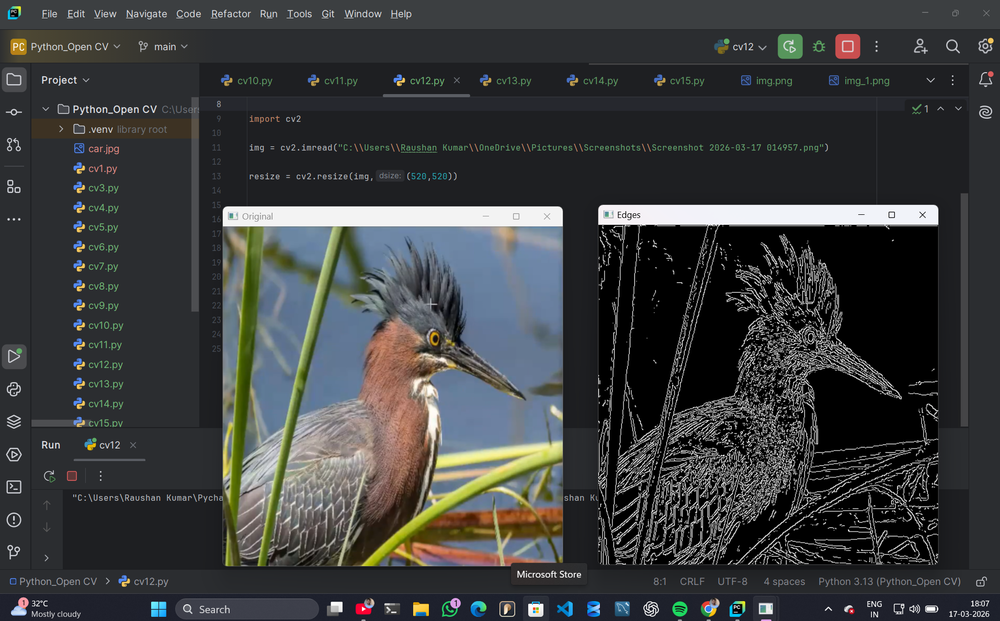
#> input picture Assignment11_Raushan/Python_Open CV/img_2.png, 1000 x 621 px, shrunk from 1912 x 1188 before the run, found by its file name
$ python cv6.py
#> lines starting #> are read from the running program, lines starting #| are printed output that depends on the picture
# Shifting an image

import cv2
import numpy as np

img = cv2.imread("C:\\Users\\Raushan Kumar\\OneDrive\\Pictures\\img_2.png",cv2.IMREAD_COLOR)
#> img is the input picture: shape (621, 1000, 3); mean B, G, R 61.8, 61.3, 59.5

column = img.shape[1]
#> column = 1000
row = img.shape[0]
#> row = 621

s = np.float32([(1,0,150),(0,1,70)])

shifted = cv2.warpAffine(img,s,(column,row))
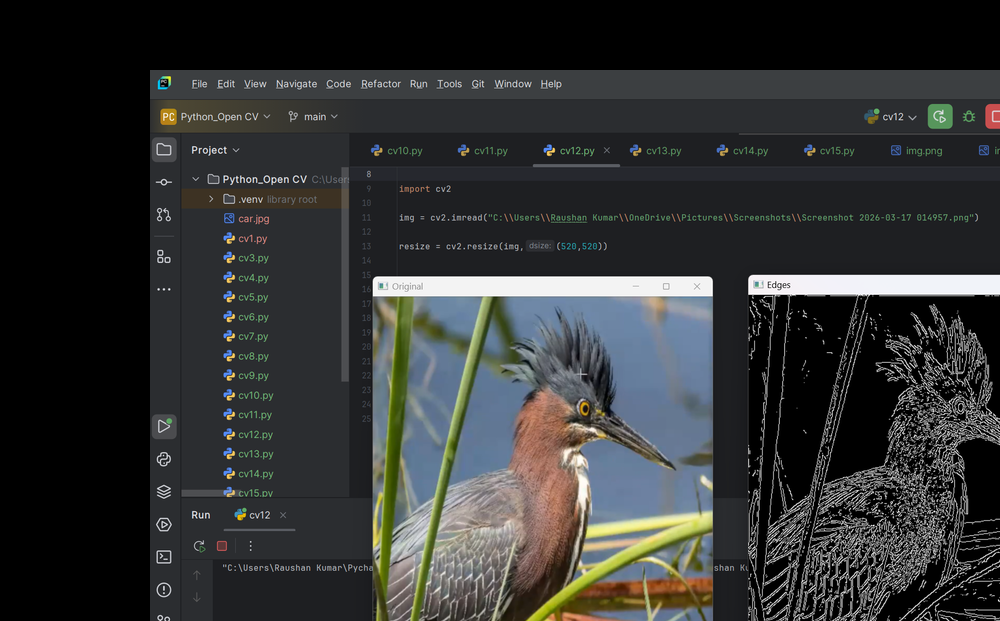
#> shifted: shape (621, 1000, 3); mean B, G, R 50.3, 50.4, 48.9

cv2.imshow("Original Image ",img)
cv2.imshow("Shifted Image",shifted)

cv2.waitKey(0)
cv2.destroyAllWindows()

$ run again, with Assignment11_Raushan/Python_Open CV/img_1.png copied over Assignment11_Raushan/Python_Open CV/img_2.png
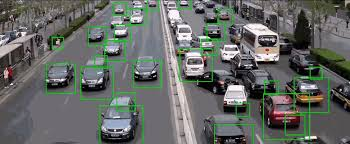
#> input picture Assignment11_Raushan/Python_Open CV/img_1.png, 350 x 144 px, found by its file name
#> img is the input picture: shape (144, 350, 3); mean B, G, R 101.1, 104.9, 101.1
#> `shifted = cv2.warpAffine(img,s,(column,row))`:
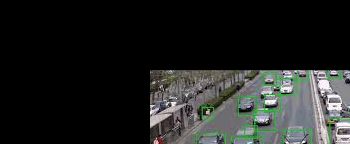
#> shifted: shape (144, 350, 3); mean B, G, R 33.9, 35.4, 33.6

$ run again, with Assignment11_Raushan/Python_Open CV/img_3.png copied over Assignment11_Raushan/Python_Open CV/img_2.png
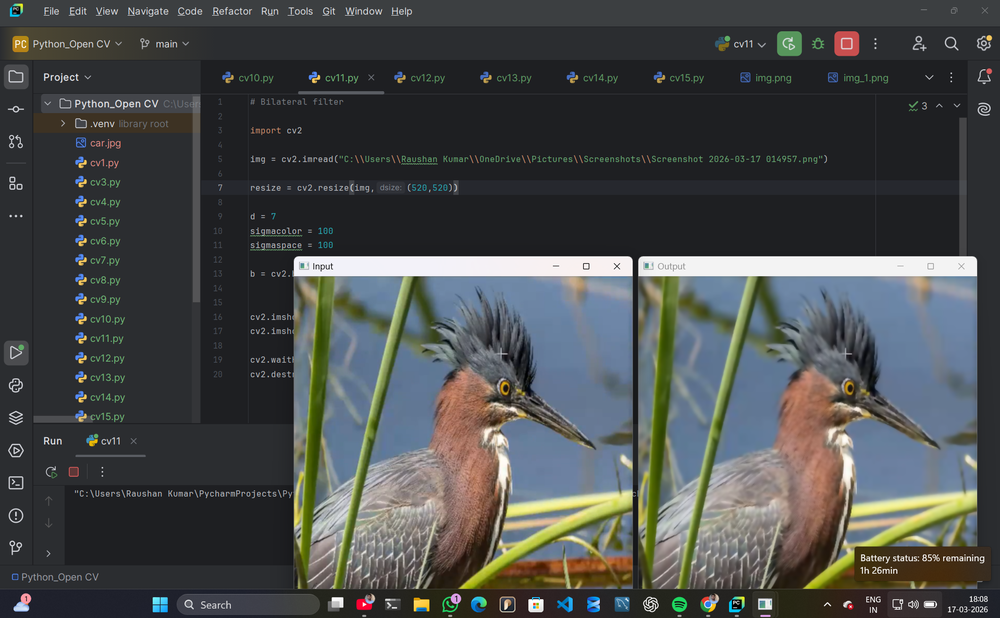
#> input picture Assignment11_Raushan/Python_Open CV/img_3.png, 1000 x 618 px, shrunk from 1919 x 1186 before the run, found by its file name
#> img is the input picture: shape (618, 1000, 3); mean B, G, R 74.5, 74.9, 72.3
#> `shifted = cv2.warpAffine(img,s,(column,row))`:
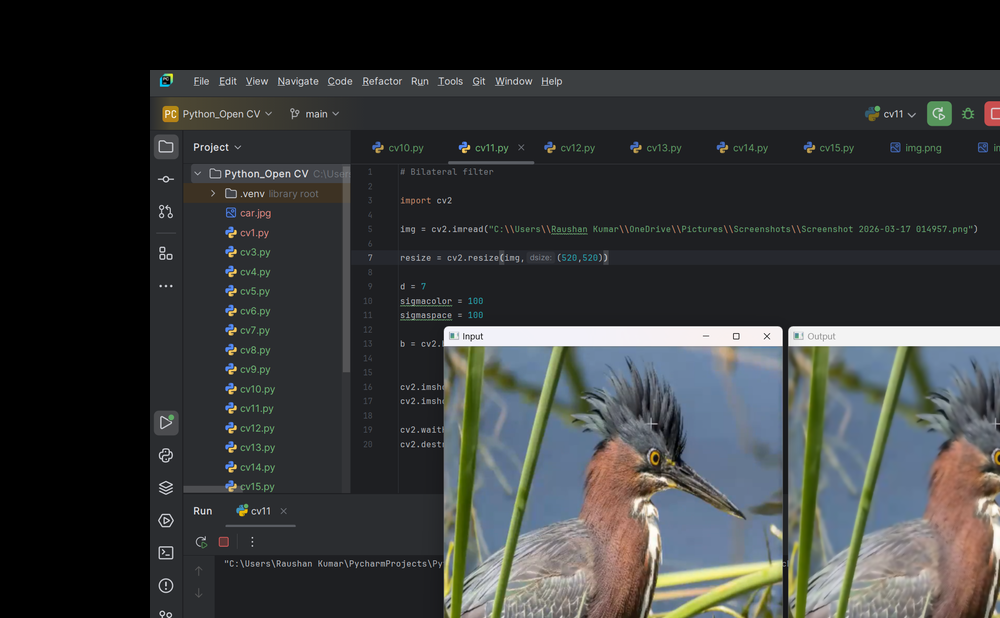
#> shifted: shape (618, 1000, 3); mean B, G, R 56.2, 56, 53.9

$ run again, with Assignment11_Raushan/Python_Open CV/img_4.png copied over Assignment11_Raushan/Python_Open CV/img_2.png
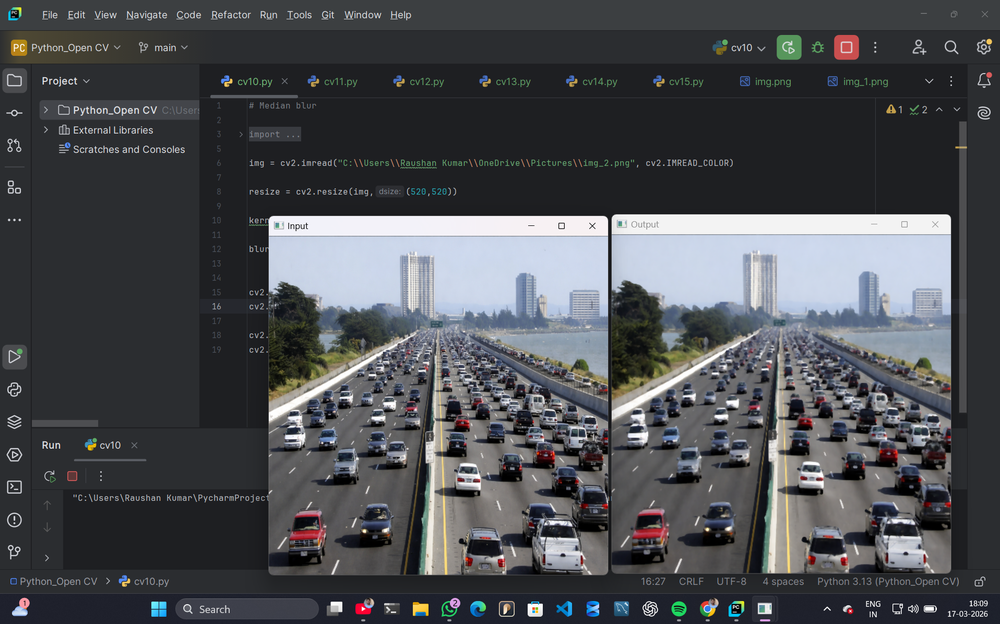
#> input picture Assignment11_Raushan/Python_Open CV/img_4.png, 1000 x 624 px, shrunk from 1916 x 1196 before the run, found by its file name
#> img is the input picture: shape (624, 1000, 3); mean B, G, R 80.7, 76.8, 74.8
#> `shifted = cv2.warpAffine(img,s,(column,row))`:
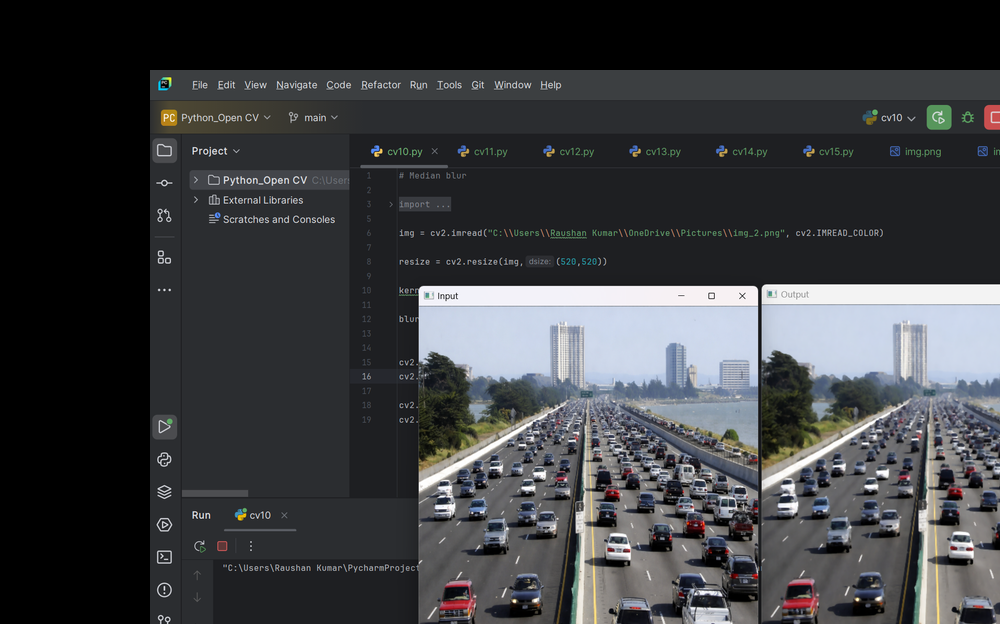
#> shifted: shape (624, 1000, 3); mean B, G, R 62.4, 59.7, 58.3
